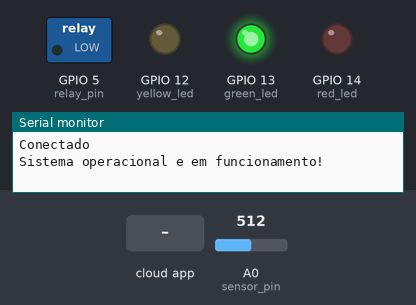
The sketch below on a simulated ESP8266 (NodeMCU). Parts: switched loads named in the sketch (green lamp = pin HIGH), output pins drawn as LEDs (lit = HIGH), the last lines printed to the serial monitor. The inputs (shaded band) are chosen by the test bench; at power-on: A0 (sensor_pin) = 512. WiFi joins after 1.5 s; servers stay silent unless stated; the Firebase database answers and starts empty.

Above: at 2.7 s.
2.8 s: the phone or cloud app sets mode to manual
4.3 s: the phone or cloud app sets relay_value to 1
At 5.4 s:
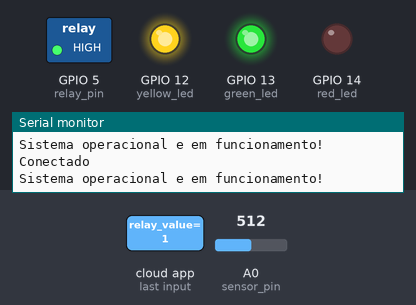
6.0 s: the phone or cloud app sets mode to auto
At 7.3 s:
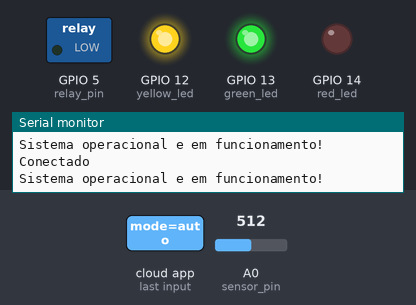
7.7 s: A0 (sensor_pin) set to 216
9.2 s: A0 (sensor_pin) set to 191
At 10.3 s:
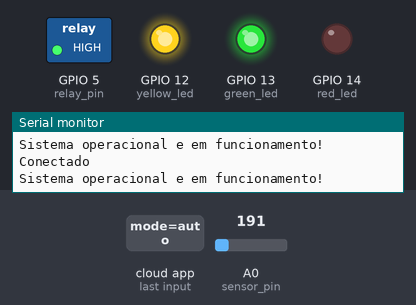
11.3 s: A0 (sensor_pin) set to 306
At 13.0 s:
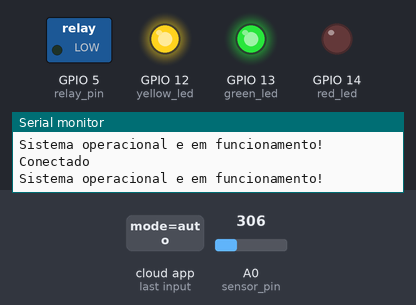
Timing chart, 0 to 14.1 s (numbered marks = the images above; inputs shaded):
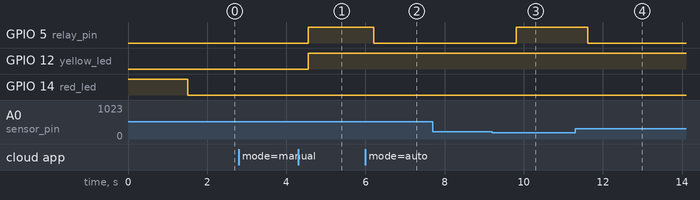

Measured:
- the behaviour switches between 200 and 199 on A0 (sensor_pin) (found by bisection; images 2 and 3)
- after the input at 4.3 s, GPIO 5 (relay_pin), GPIO 12 (yellow_led): LOW → HIGH after 0.25 s
- after the input at 6.0 s, GPIO 5 (relay_pin): HIGH → LOW after 0.20 s
- after the input at 9.2 s, GPIO 5 (relay_pin): LOW → HIGH after 0.61 s
- after the input at 11.3 s, GPIO 5 (relay_pin): HIGH → LOW after 0.31 s

The sketch:

Code.ino
```cpp
#include <ESP8266WiFi.h>
#include <WiFiManager.h>
#include <FirebaseArduino.h>


#define FIREBASE_HOST "agriot-2-0-default-rtdb.firebaseio.com"
#define FIREBASE_AUTH "lXAfi1roOWBGw8CkdsElHqQpIulBW64wp2deIMzA"


#define relay_pin 5
#define red_led 14
#define yellow_led 12
#define green_led 13
#define sensor_pin A0

void internetError();
void systemOk();

void setup()
{
  WiFi.mode(WIFI_AP_STA);
  Serial.begin(115200);
  WiFiManager manager;

  pinMode(relay_pin, OUTPUT);
  pinMode(red_led, OUTPUT);
  pinMode(yellow_led, OUTPUT);
  pinMode(green_led, OUTPUT);

  internetError();

  bool res;
  res = manager.autoConnect("ESP8266Config", "123456789");

  if (!res) {
    Serial.println("Falha ao se conectar, verifique as credencias!");
    internetError();
  }
  else {
    Serial.println("AGRIOT conectado ao WiFi com sucesso!");
    systemOk();
  }


  WiFi.begin();
  Firebase.begin(FIREBASE_HOST, FIREBASE_AUTH);
}

void loop()
{
  if (WiFi.status() == 3) {
    systemOk();
    if (Firebase.failed())
    {
      internetError();
      return;
    }
    else
    {
      int sensor_value = analogRead(sensor_pin);
      int filter_sensor_value = map(sensor_value, 0, 1023, 0, 100);
      String _system_mode = Firebase.getString("agriot/system/mode");
      Firebase.setString("agriot/system/sensor_value", String(filter_sensor_value));
      if (_system_mode == "manual")
      {
        int _relay_status = Firebase.getInt("agriot/system/relay_value");
        if (_relay_status)
        {
          digitalWrite(relay_pin, HIGH);
          digitalWrite(yellow_led, HIGH);
        }
        else
        {
          digitalWrite(relay_pin, LOW);
          digitalWrite(yellow_led, LOW);
        }
      }
      else if (_system_mode == "auto")
      {
        if (filter_sensor_value < 20)
        {
          digitalWrite(relay_pin, HIGH);
          Firebase.setInt("agriot/system/relay_value", 1);
        }
        else
        {
          digitalWrite(relay_pin, LOW);
          Firebase.setInt("agriot/system/relay_value", 0);
        }
      }
      else
      {
        internetError();
      }
    }
  }
  else {
    internetError();
  }
}

void internetError()
{
  digitalWrite(red_led, HIGH);
  digitalWrite(green_led, LOW);
  Serial.println("Desconectado");
  Serial.println("Verificar acesso a internet ou ponto de acesso (Router) com as suas respectivas credencias!");
}
void systemOk()
{
  digitalWrite(red_led, LOW);
  digitalWrite(green_led, HIGH);
  Serial.println("Conectado");
  Serial.println("Sistema operacional e em funcionamento!");
}
```
